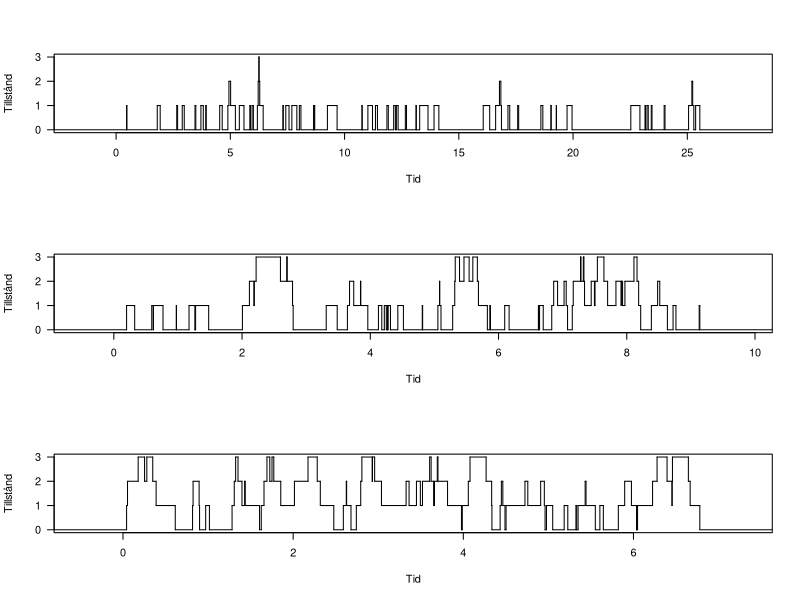

This figure's R source:
## ---- chunk 1
set.seed(950914) #Global seed för att kunna replikera labbens resultat
## ---- chunk 2
bd_process <- function(lambda, mu, initial_state = 0, steps = 100) {
  time_now <- 0
  state_now <- initial_state
  # Dessa vektorer ska byggas på i loopen nedan
  time <- 0
  state <- initial_state
  
  for (i in 1:steps) {
    # Systemet blir fullt med 3 i omlopp. Enligt reglerna måste vi därav förhindra kön från att växa.
    if (state_now == 3) {
      lambda_now <- 0
    } else {
      lambda_now <- lambda
    }
  
    # Om systemet är tomt kan vi bara fylla på
    if (state_now == 0) {
      mu_now <- 0
    } else {
      mu_now <- mu
    }
    
    # Detta är tiden det tar från det att vi gått in i ett stadie till att vi går till ett annat. Är i exp(u+v) 
    time_to_transition <- rexp(1, rate = mu_now+lambda_now)
    # Övergång till nästa stadie enligt övergångsmatris
    if (runif(1)<=mu_now/(mu_now+lambda_now)) {
      state_now <- state_now - 1
    } else {
      state_now <- state_now + 1
    }
    time_now <- time_now + time_to_transition # tidpunkt vid övergång
    time <- c(time, time_now) # skapar lista med tid vid alla övergångar
    state <- c(state, state_now) # skapar lista med besökta tillstånd
  }
  # Returnera en lista med de två vektorerna tid och state
  list(tid = time, state = state)
}
a = bd_process(2,1)
## ---- chunk 3
bdplot <- function(bd) {
  plot(stepfun(bd$tid[-1], bd$state),
  do.points = FALSE,
  xlab = "Tid",
  ylab = "Tillstånd",
  main = "",
  yaxt = "n")
  axis(2, at = c(0, 1, 2, 3), las = 2)
}
## ---- chunk 4
s1 <- bd_process(2,10)
s2 <- bd_process(6,10)
s3 <- bd_process(10,10)
## ---- chunk 5
win <- par(mfrow = c(3,1))
bdplot(s1)
bdplot(s2)
bdplot(s3)
## ---- chunk 6
ts1 <- tail(bd_process(2,10, steps = 500)$tid, 1)
ts2 <- tail(bd_process(6,10, steps = 500)$tid, 1)
ts3 <- tail(bd_process(10,10, steps = 500)$tid, 1)

Metod <- data.frame(Metod = c("S1", "S2", "S3"))
Tid <- data.frame(Tid = c(ts1, ts2, ts3))
tabell1 <- cbind(Metod, Tid)

knitr::kable(tabell1, digits = 4, caption = "Tabell 1: Visar tiden som behövdes för att göra 500 övergångar för metod S1-S3")
## ---- chunk 7
proportion_in_state <- function(s, bdp) {
  tid = bdp$tid
  state = bdp$state
  
  stime <- 0
  for (i in 1:(length(state)-1)){
    if (state[i] == s) {
      time_stayed <- tid[i+1]-tid[i]
      stime <- stime + time_stayed
    }
  }
  
  stime/tail(tid,1)
}
## ---- chunk 8
stateTimes <- function(s) {
  s1_prop = proportion_in_state(s, bd_process(2,10, step = 1000))
  s2_prop = proportion_in_state(s, bd_process(6,10, step = 1000))
  s3_prop = proportion_in_state(s, bd_process(10,10, step = 1000))
  
  c(s1_prop, s2_prop, s3_prop)
}

tabell2 <- data.frame(Scenario = c("S1", "S2", "S3"), 
                      State0 = stateTimes(0), State1 = stateTimes(1),                   
                      State2 = stateTimes(2), State3 = stateTimes(3))
## ---- chunk 9
knitr::kable(tabell2, digits = 4, caption = "Tabell 2: Visar andelen tid som spenderades i varje tillstånd för alla scenarion vid 1000 steg")
## ---- chunk 10
get_stationary <- function(lambda, mu) {
  p = lambda/mu
  
  pi_0 <- 0
  for (i in 0:3) {
    pi_0 = pi_0 + p ^ i
  }
  pi_0 <- pi_0 ^ (-1)
  
  pi_0*p^(0:3)
}
## ---- chunk 11
stationary_df <- data.frame(rbind(get_stationary(2,10),get_stationary(6,10),get_stationary(10,10)), row.names = c("S1", "S2", "S3"))
colnames(stationary_df) = paste("State", 0:3)

knitr::kable(stationary_df, digits = 4, caption = "Tabell 3: Visar andelen tid som spenderades enligt teoretiska resultat")
